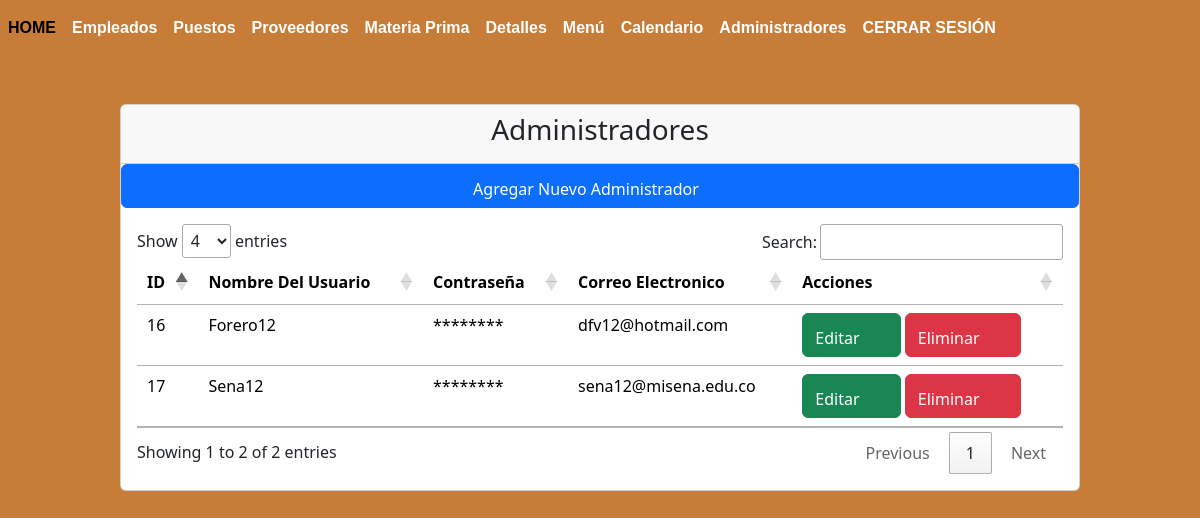
Page /modulos/usuarios/index.php (signed in) on the committed database.
### tables this page shows
CREATE TABLE `tbl_usuarios` (
  `id` int(11) NOT NULL,
  `usuario` varchar(250) NOT NULL,
  `password` varchar(250) NOT NULL,
  `correo` varchar(250) NOT NULL
);

### modulos/usuarios/index.php (the view, shortened to what this page needs)
<?php
include("../../bd.php");
$sentencia=$conexion->  prepare("SELECT * FROM tbl_usuarios");
$sentencia->execute();
$lista_tbl_usuarios=$sentencia->fetchAll(PDO::FETCH_ASSOC);
?>
<?php include("../../templates/header.php"); ?>
<div class="card animate__animated animate__backInDown" style="width: 80%; margin-left: 10%; margin-right: 10%;">
    <div class="card-header text-center"><h3>Administradores</h3></div>
    <a
        name=""
        id=""
        class="btn btn-primary hvr-pulse"
        href="crear.php"
        role="button"
        >Agregar Nuevo Administrador
        <box-icon name='user-plus' color='#fffafa' ></box-icon>
        </a
    >
    <div class="card-body">
<div   class="table-responsive-sm">
        <table class="table " id="tabla_id">
        <thead>
            <tr>
                <th scope="col">ID</th>
                <th scope="col">Nombre Del Usuario</th>
                <th scope="col">Contraseña</th>
                <th scope="col">Correo Electronico</th>
                <th scope="col">Acciones</th>
            </tr>
        </thead>
        <tbody>
        <?php foreach ($lista_tbl_usuarios as $registro) { ?>
            <tr class="">
                <td scope="row"><?php echo $registro ['id']?></td>
                <td><?php echo $registro ['usuario']?></td>
                <td>********</td>
                <td><?php echo $registro ['correo']?></td>
                <td><a
                    class="btn btn-success hvr-wobble-horizontal"
                    href="editar.php?txtID=<?php echo $registro ['id']?>"
                    role="button"
                    >Editar
                    <box-icon name='edit-alt' color='#ffffff'></box-icon>
                    </a
                >
                <a
                    class="btn btn-danger hvr-buzz"
                    href="javascript:borrar(<?php echo $registro['id'];?>);"
                    role="button"
                    >Eliminar
                    <box-icon name='user-x' type='solid' color='#ffffff'></box-icon>
                    </a
                >
                </td>
            </tr>
        <?php } ?>
        </tbody>
    </table>
</div>
<?php include("../../templates/footer.php"); ?>

### modulos/usuarios/styles4.css (style rules this page uses)
body, html { width: 100%; height: 100%; }
body { background: radial-gradient(circle, #C77C37 0%, #C77C37 100%); }

### rows in the picture
tbl_usuarios: id "16", usuario "Forero12", correo "dfv12@hotmail.com"
tbl_usuarios: id "17", usuario "Sena12", correo "sena12@misena.edu.co"
